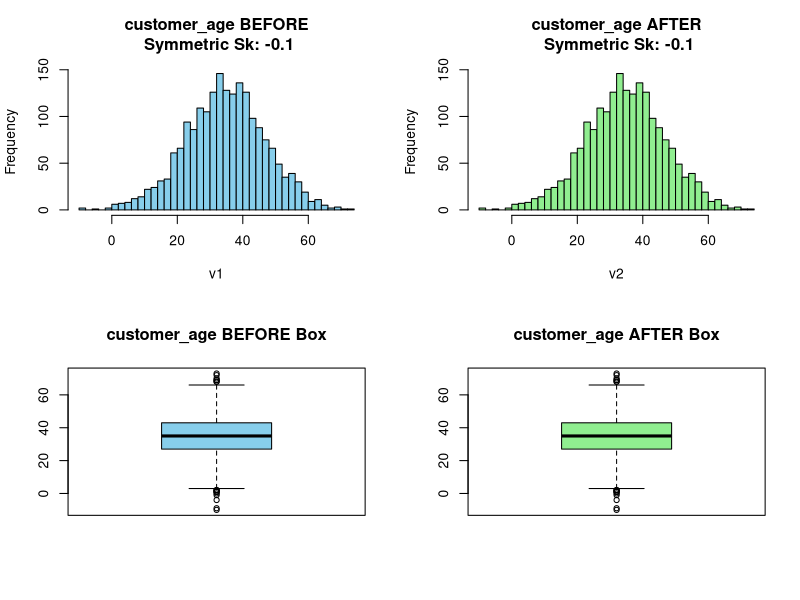
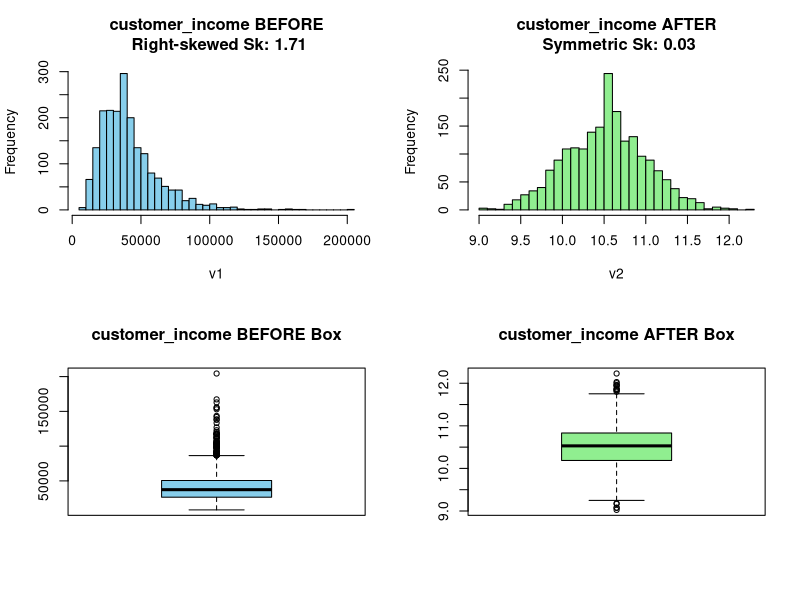
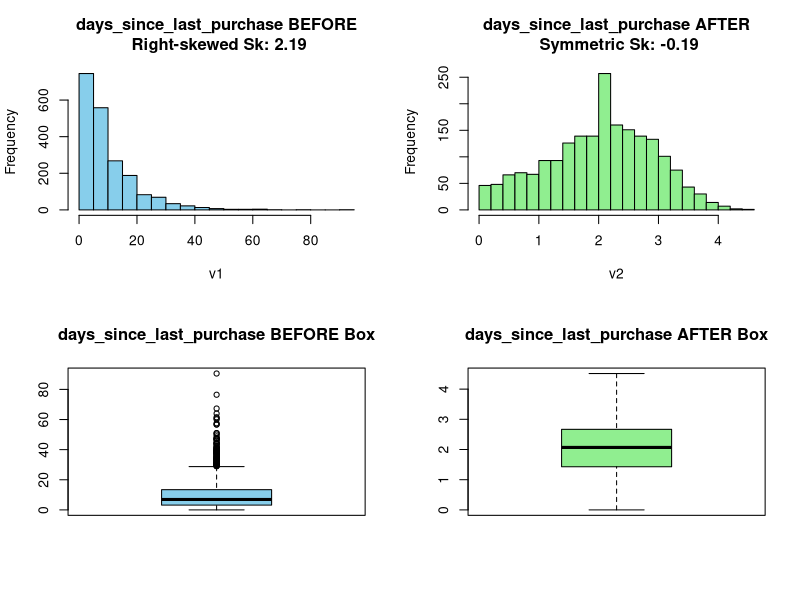
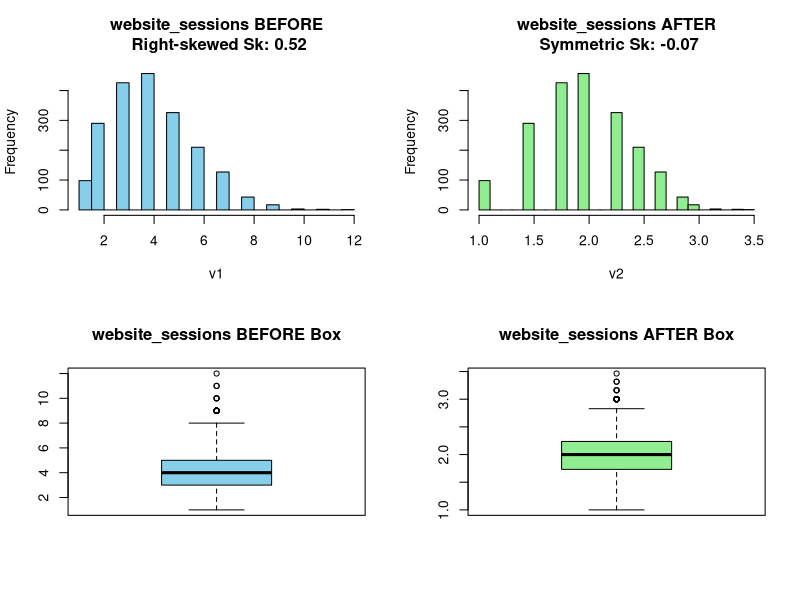
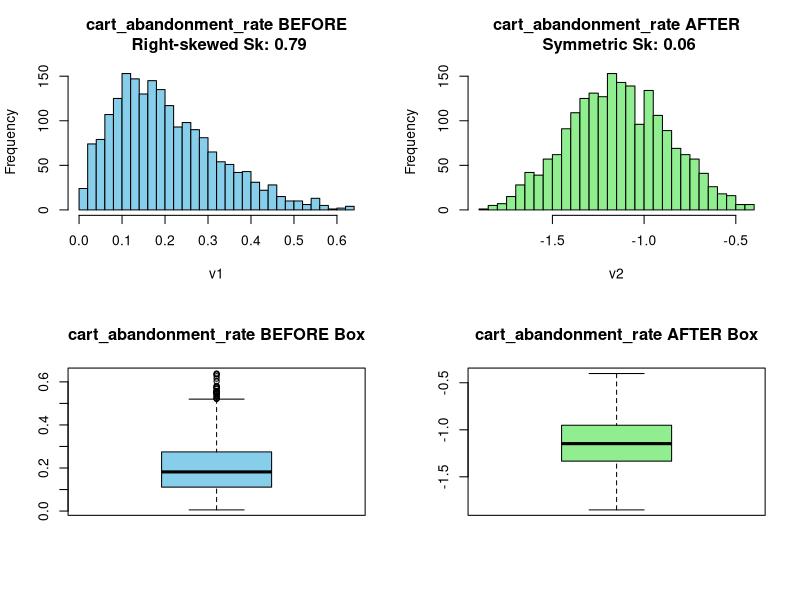
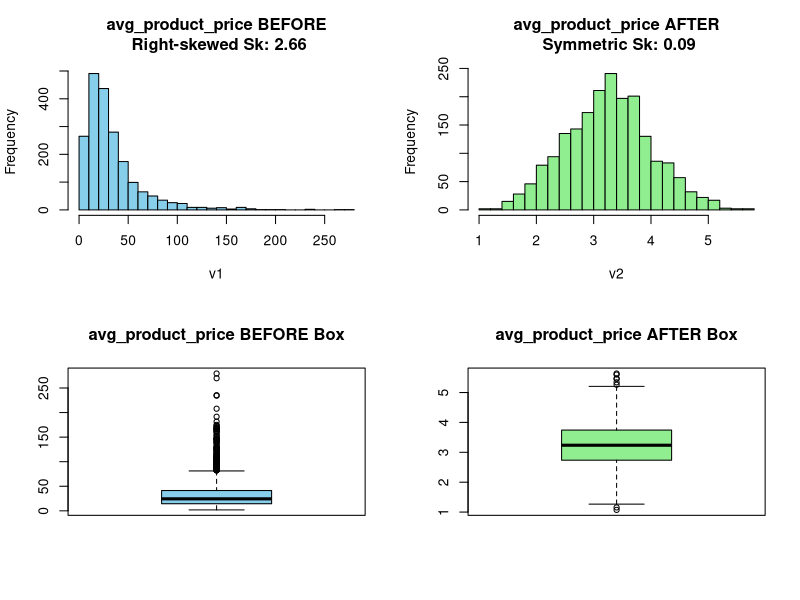
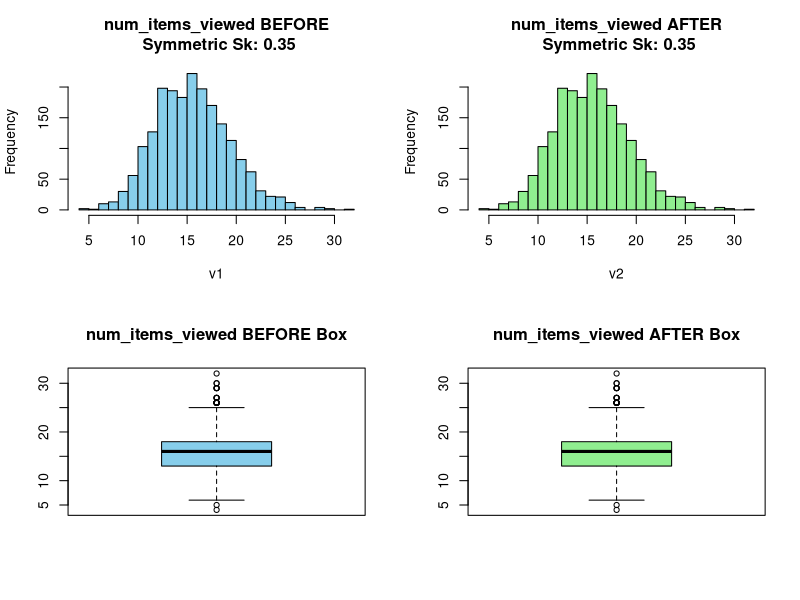
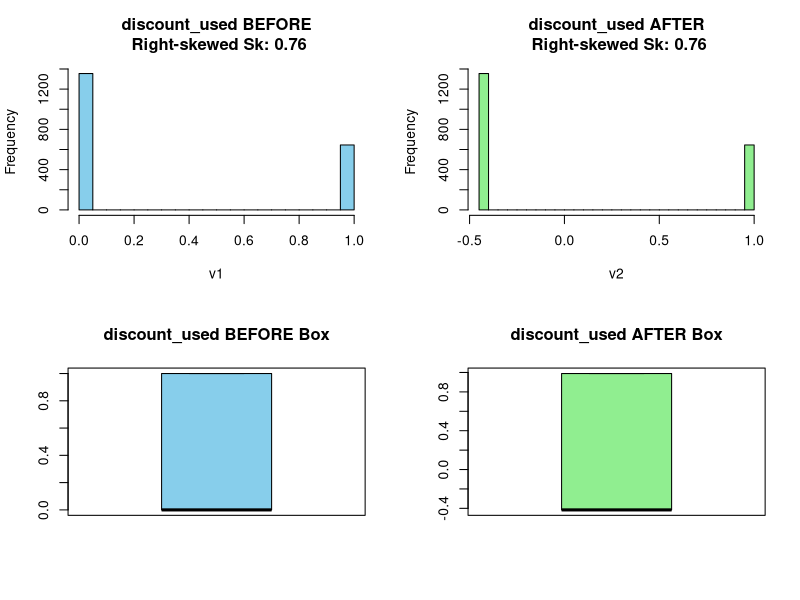

These charts were generated, in order, by the following R code:
n <- 2000


# Generate synthetic e-commerce dataset with demographic, behavioral, and product features
data <- data.frame(
  customer_age = round(rnorm(n, 35, 12)),
  customer_income = exp(rnorm(n, 10.5, 0.5)),
  days_since_last_purchase = rexp(n, 0.1),
  website_sessions = rpois(n, 3) + 1,
  cart_abandonment_rate = rbeta(n, 2, 8),
  avg_product_price = exp(rnorm(n, 3.2, 0.8)),
  num_items_viewed = rpois(n, 15) + 1,
  discount_used = rbinom(n, 1, 0.3),
  region = sample(c("North", "South", "East", "West"), n, 1),
  customer_segment = sample(c("Premium", "Standard", "Basic"), n, 1, prob = c(0.2, 0.5, 0.3)),
  marketing_emails_opened = rpois(n, 2)
)


# Compute target variable (order value) with skewness via exponential transformation
bv = 20 + .5*data$customer_age + .001*data$customer_income + 2*data$avg_product_price + 3*data$num_items_viewed +
  ifelse(data$discount_used, -10, 0) +
  ifelse(data$customer_segment == "Premium", 50,
         ifelse(data$customer_segment == "Standard", 20, 0)) +
  rnorm(n, 0, 15)
data$order_value = exp(log(pmax(bv, 1)) + rnorm(n, 0, 0.3))


# --- Missingness plan: Inject missing values in specified variables with different proportions ---
miss_v = c("customer_income", "days_since_last_purchase", "avg_product_price", "marketing_emails_opened", "region")
miss_p = c(.05, .04, .03, .06, .03)
for(i in 1:5) data[[miss_v[i]]][sample(n, n*miss_p[i])] <- NA


# Display missing value counts before imputation
cat("\nMissing values BEFORE imputation per variable:\n")
print(sapply(data, function(x) sum(is.na(x))))


# --- Handle missing values using median for numeric and mode for categorical ---
for(v in miss_v[1:4]) data[[v]][is.na(data[[v]])] <- median(data[[v]], na.rm = TRUE)
modeR = names(which.max(table(data$region)))
data$region[is.na(data$region)] <- modeR


# Display missing value counts after imputation
cat("Missing values AFTER imputation per variable:\n")
print(sapply(data, function(x) sum(is.na(x))))


# --- Define skewness function and calculate skewness for numeric variables pre-transformation ---
sk <- function(x) {
  x <- x[!is.na(x)]
  s <- sd(x)
  n <- length(x)
  if(s == 0 | n < 3) NA else sum((x - mean(x))^3) / ((n - 1) * s^3)
}
numv = sapply(data, is.numeric)
sk_pre = sapply(data[numv], sk)
sk_pre_tab = data.frame(Variable = names(sk_pre), Skewness = round(sk_pre, 3))
cat("\nSkewness before transformation:\n")
print(sk_pre_tab)


# --- Define transformation functions for skewness reduction ---
log1 = function(x) log1p(x)
sqrt1 = function(x) sqrt(x)
bc = function(x) (x^.5 - 1) / .5
yj = function(x) {
  pos = x >= 0
  res = rep(0, length(x))
  res[pos] = log1p(x[pos])
  res[!pos] = -log1p(-x[!pos])
  res
}
rinv <- function(x) {
  ranks <- rank(x, ties.method = "average")
  qnorm((ranks - 0.5) / length(x))
}


# Apply best skewness-reducing transformation to highly skewed numeric variables
data_tr = data
for(nm in names(data)[numv][abs(sk_pre) > 0.5]) {
  x = data[[nm]]
  if(all(x > 0, na.rm = TRUE)) {
    vals = c(log = sk(log1(x)), sqrt = sk(sqrt1(x)), bx = sk(bc(x)))
    best = names(vals)[which.min(abs(vals))]
    data_tr[[nm]] = switch(best, log = log1(x), sqrt = sqrt1(x), bx = bc(x))
  } else {
    if(abs(sk(yj(x))) < abs(sk(rinv(x)))) data_tr[[nm]] = yj(x) else data_tr[[nm]] = rinv(x)
  }
}


# --- Calculate skewness after transformations ---
sk_post = sapply(data_tr[numv], sk)
sk_post_tab = data.frame(Variable = names(sk_post), Skewness = round(sk_post, 3))
cat("\nSkewness after transformation:\n")
print(sk_post_tab)


# --- Visualize before and after transformations side-by-side (histograms and boxplots) ---
oldpar <- par(mfrow = c(2, 2))
for(nm in names(data)[numv]) {
  v1 = data[[nm]]
  v2 = data_tr[[nm]]
  skv1 = sk(v1)
  skv2 = sk(v2)
  typ1 = ifelse(skv1 > 0.5, "Right-skewed", ifelse(skv1 < -0.5, "Left-skewed", "Symmetric"))
  typ2 = ifelse(skv2 > 0.5, "Right-skewed", ifelse(skv2 < -0.5, "Left-skewed", "Symmetric"))
  hist(v1, main = paste(nm, "BEFORE\n", typ1, "Sk:", round(skv1, 2)), col = "skyblue", breaks = 30)
  hist(v2, main = paste(nm, "AFTER\n", typ2, "Sk:", round(skv2, 2)), col = "lightgreen", breaks = 30)
  boxplot(v1, main = paste(nm, "BEFORE Box"), col = "skyblue")
  boxplot(v2, main = paste(nm, "AFTER Box"), col = "lightgreen")
}
par(oldpar)


# --- One-hot encode categorical variables for modeling ---
enc = function(df) {
  d = df
  for(catv in c('region','customer_segment')) {
    for(lv in unique(df[[catv]])) {
      d[[paste0(catv, "_", lv)]] <- as.numeric(df[[catv]] == lv)
    }
  }
  d$region <- d$customer_segment <- NULL
  d
}


# Prepare datasets and split into train/test
dat0 = enc(data)
dat1 = enc(data_tr)
split = function(d) {
  i = sample(nrow(d), 0.8 * nrow(d))
  list(tr = d[i,], te = d[-i,])
}
s0 = split(dat0)
s1 = split(dat1)


# Train linear regression models
m0 = lm(order_value ~ ., s0$tr)
m1 = lm(order_value ~ ., s1$tr)


# Predict on test sets
p0 = predict(m0, s0$te)
p1 = predict(m1, s1$te)


# Define evaluation metrics
rmse = function(actual, pred) sqrt(mean((actual - pred)^2))
mae = function(actual, pred) mean(abs(actual - pred))
rsq = function(actual, pred) 1 - sum((actual - pred)^2) / sum((actual - mean(actual))^2)


# Evaluate on test sets
metrics = data.frame(
  Model = c("Original", "Transformed"),
  RMSE = c(rmse(s0$te$order_value, p0), rmse(s1$te$order_value, p1)),
  MAE = c(mae(s0$te$order_value, p0), mae(s1$te$order_value, p1)),
  Rsq = c(rsq(s0$te$order_value, p0), rsq(s1$te$order_value, p1))
)
cat("\nTest-set metrics (original vs transformed):\n")
print(metrics)


# Residual skewness on test set
cat("\nResidual test skewness: Original =", round(sk(s0$te$order_value - p0), 2),
    "| Transformed =", round(sk(s1$te$order_value - p1), 2), "\n")
